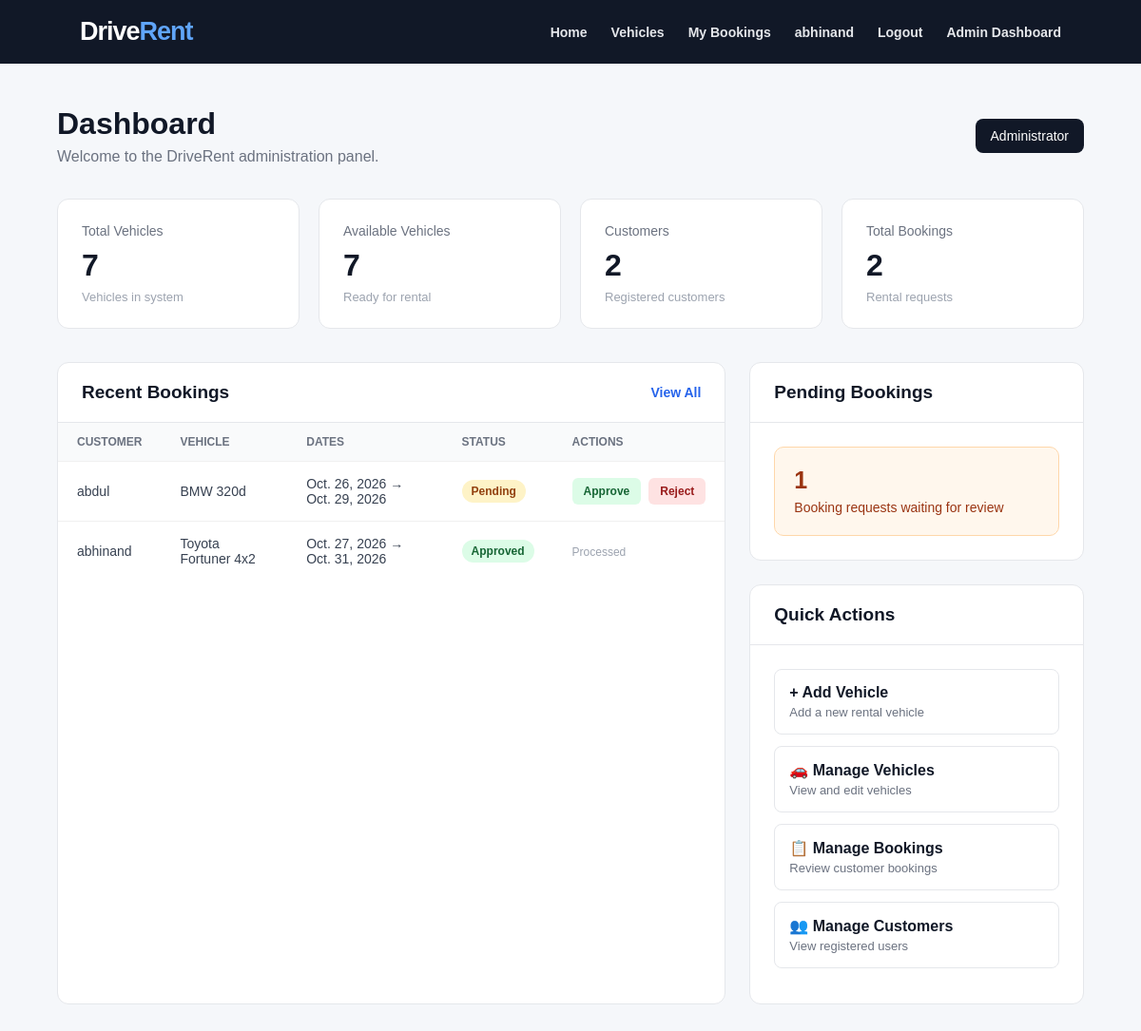
The page /dashboard/ (signed in) on the database its author committed.
### rentals/models.py (models this page shows, shortened)
class Booking(models.Model):
    STATUS_CHOICES = [
        ("Pending", "Pending"),
        ("Approved", "Approved"),
        ("Rejected", "Rejected"),
        ("Completed", "Completed"),
    ]
    customer = models.ForeignKey(
        "auth.User",
        on_delete=models.CASCADE
    )
    vehicle = models.ForeignKey(
        Vehicle,
        on_delete=models.CASCADE
    )
    customer_name = models.CharField(
        max_length=150,
        blank=True,
        default=""
    )
    customer_email = models.EmailField(
        blank=True,
        default=""
    )
    customer_phone = models.CharField(
        max_length=20,
        blank=True,
        default=""
    )
    customer_address = models.TextField(
        blank=True,
        default=""
    )
    start_date = models.DateField()
    end_date = models.DateField()
    number_of_days = models.PositiveIntegerField()
    total_amount = models.DecimalField(
        max_digits=10,
        decimal_places=2
    )
    status = models.CharField(
        max_length=20,
        choices=STATUS_CHOICES,
        default="Pending"
    )
    booking_date = models.DateTimeField(
        auto_now_add=True
    )

class Vehicle(models.Model):
    VEHICLE_TYPES = [
        ('Car', 'Car'),
        ('Bike', 'Bike'),
        ('SUV', 'SUV'),
        ('Van', 'Van'),
    ]
    name = models.CharField(max_length=100)
    vehicle_type = models.CharField(
        max_length=20,
        choices=VEHICLE_TYPES
    )
    brand = models.CharField(max_length=100)
    model = models.CharField(max_length=100)
    registration_number = models.CharField(
        max_length=20,
        unique=True
    )
    price_per_day = models.DecimalField(
        max_digits=10,
        decimal_places=2
    )
    description = models.TextField(blank=True)
    image = models.ImageField(
        upload_to='vehicles/',
        blank=True,
        null=True
    )
    available = models.BooleanField(default=True)

### rentals/views.py (the view)
@staff_member_required
def admin_dashboard(request):
    total_vehicles = Vehicle.objects.count()
    available_vehicles = Vehicle.objects.filter(
        available=True
    ).count()
    total_customers = User.objects.filter(
        is_staff=False
    ).count()
    total_bookings = Booking.objects.count()
    pending_bookings = Booking.objects.filter(
        status="Pending"
    ).count()
    recent_bookings = Booking.objects.select_related(
        "customer",
        "vehicle"
    ).order_by(
        "-booking_date"
    )[:5]
    context = {
        "total_vehicles": total_vehicles,
        "available_vehicles": available_vehicles,
        "total_customers": total_customers,
        "total_bookings": total_bookings,
        "pending_bookings": pending_bookings,
        "recent_bookings": recent_bookings,
    }
    return render(
        request,
        "rentals/admin_dashboard.html",
        context
    )

### rentals/templates/rentals/admin_dashboard.html (shortened to what this page needs)
{% extends "rentals/base.html" %}
{% block content %}
<section class="dashboard">
    <div class="dashboard-container">
        <div class="dashboard-header">
            <div>
                <h1>
                    Dashboard
                </h1>
                <p>
                    Welcome to the DriveRent administration panel.
                </p>
            </div>
            <div class="admin-badge">
                Administrator
            </div>
        </div>
        <div class="stats-grid">
            <div class="stat-card">
                <div class="stat-label">
                    Total Vehicles
                </div>
                <div class="stat-number">
                    {{ total_vehicles }}
                </div>
                <div class="stat-description">
                    Vehicles in system
                </div>
            </div>
            <div class="stat-card">
                <div class="stat-label">
                    Available Vehicles
                </div>
                <div class="stat-number">
                    {{ available_vehicles }}
                </div>
                <div class="stat-description">
                    Ready for rental
                </div>
            </div>
            <div class="stat-card">
                <div class="stat-label">
                    Customers
                </div>
                <div class="stat-number">
                    {{ total_customers }}
                </div>
                <div class="stat-description">
                    Registered customers
                </div>
            </div>
            <div class="stat-card">
                <div class="stat-label">
                    Total Bookings
                </div>
                <div class="stat-number">
                    {{ total_bookings }}
                </div>
                <div class="stat-description">
                    Rental requests
                </div>
            </div>
        </div>
        <div class="dashboard-grid">
            <div class="dashboard-card">
                <div class="card-header">
                    <h2>
                        Recent Bookings
                    </h2>
                    <a
                        href="/admin/rentals/booking/"
                    >
                        View All
                    </a>
                </div>
                {% if recent_bookings %}
                <table class="booking-table">
                    <thead>
                        <tr>
                            <th>
                                Customer
                            </th>
                            <th>
                                Vehicle
                            </th>
                            <th>
                                Dates
                            </th>
                            <th>
                                Status
                            </th>
                            <th>
                                Actions
                            </th>
                        </tr>
                    </thead>
                    <tbody>
                        {% for booking in recent_bookings %}
                        <tr>
                            <td>
                                {{ booking.customer.username }}
                            </td>
                            <td>
                                {{ booking.vehicle.brand }}
                                {{ booking.vehicle.model }}
                            </td>
                            <td>
                                {{ booking.start_date }}
                                →
                                {{ booking.end_date }}
                            </td>
                            <td>
    {% if booking.status == "Pending" %}
        <span class="status status-pending">
            Pending
        </span>
    {% elif booking.status == "Approved" %}
        <span class="status status-approved">
            Approved
        </span>
    {% elif booking.status == "Rejected" %}
        <span class="status status-rejected">
            Rejected
        </span>
    {% else %}
        <span class="status status-completed">
            Completed
        </span>
    {% endif %}
</td>
<td>
    {% if booking.status == "Pending" %}
        <div class="booking-actions">
            <form
                method="POST"
                action="{% url 'update_booking_status' booking.id 'Approved' %}"
            >
                <button
                    type="submit"
                    class="approve-button"
                >
                    Approve
                </button>
            </form>
            <form
                method="POST"
                action="{% url 'update_booking_status' booking.id 'Rejected' %}"
            >
                <button
                    type="submit"
                    class="reject-button"
                >
                    Reject
                </button>
            </form>
        </div>
    {% else %}
        <span class="action-completed">
            Processed
        </span>
    {% endif %}
</td>
                        </tr>
                        {% endfor %}
                    </tbody>
                </table>
                {% else %}
                    <div style="padding: 30px; color: #6b7280;">
                        No bookings yet.
                    </div>
                {% endif %}
            </div>
            <div>
                <div class="dashboard-card">
                    <div class="card-header">
                        <h2>
                            Pending Bookings
                        </h2>
                    </div>
                    <div class="pending-box">
                        <strong>
                            {{ pending_bookings }}
                        </strong>
                        <span>
                            Booking requests waiting for review
                        </span>
                    </div>
                </div>
                <div
                    class="dashboard-card"
                    style="margin-top: 25px;"
                >
                    <div class="card-header">
                        <h2>
                            Quick Actions
                        </h2>
                    </div>
                    <div class="quick-actions">
                        <a
                            href="/admin/rentals/vehicle/add/"
                            class="action"
                        >
                            + Add Vehicle
                            <span>
                                Add a new rental vehicle
                            </span>
                        </a>
                        <a
                            href="/admin/rentals/vehicle/"
                            class="action"
                        >
                            🚗 Manage Vehicles
                            <span>
                                View and edit vehicles
                            </span>
                        </a>
                        <a
                            href="/admin/rentals/booking/"
                            class="action"
                        >
                            📋 Manage Bookings
                            <span>
                                Review customer bookings
                            </span>
                        </a>
                        <a
                            href="/admin/auth/user/"
                            class="action"
                        >
                            👥 Manage Customers
                            <span>
                                View registered users
                            </span>
                        </a>
                    </div>
                </div>
            </div>
        </div>
    </div>
</section>
{% endblock %}

### rentals/templates/rentals/base.html (shortened to what this page needs)
<!DOCTYPE html>
<html lang="en">
<head>
</head>
<body>
<nav>
    <a href="/" class="logo">Drive<span>Rent</span></a>
    <div class="nav-links">
        <a href="/">Home</a>
        <a href="/vehicles/">Vehicles</a>
        {% if user.is_authenticated %}
            <a href="/my-bookings/">My Bookings</a>
            <a href="#">{{ user.username }}</a>
            <a href="/logout/">Logout</a>
        {% else %}
            <a href="/login/">Login</a>
            <a href="/register/">Register</a>
        {% endif %}
        {% if user.is_staff %}
            <a href="/dashboard/">Admin Dashboard</a>
        {% endif %}
    </div>
</nav>
    {% block content %}
    {% endblock %}
</body>
</html>

### rentals/templates/rentals/base.html (style rules this page uses)
* { margin: 0; padding: 0; box-sizing: border-box; }
body { font-family: Arial, sans-serif; background: #f5f7fa; color: #222; }
nav { background: #111827; padding: 18px 7%; display: flex; justify-content: space-between; align-items: center; gap: 25px; flex-wrap: wrap; box-shadow: 0 4px 15px rgba(0, 0, 0, 0.15); }
.logo { color: white; font-size: 27px; font-weight: 800; text-decoration: none; letter-spacing: -1px; }
.logo span { color: #60a5fa; }
.nav-links { display: flex; align-items: center; gap: 25px; flex-wrap: wrap; }
.nav-links a { color: #e5e7eb; text-decoration: none; font-size: 14px; font-weight: 600; transition: color 0.2s ease; }

### rentals/templates/rentals/admin_dashboard.html (style rules this page uses)
.dashboard { background: #f5f7fa; min-height: 85vh; padding: 45px 0 70px; }
.dashboard-container { width: 90%; max-width: 1250px; margin: auto; }
.dashboard-header { display: flex; justify-content: space-between; align-items: center; margin-bottom: 35px; }
.dashboard-header h1 { color: #111827; font-size: 32px; margin-bottom: 7px; }
.dashboard-header p { color: #6b7280; }
.admin-badge { background: #111827; color: white; padding: 10px 16px; border-radius: 8px; font-size: 14px; }
.stats-grid { display: grid; grid-template-columns: repeat(4, 1fr); gap: 20px; margin-bottom: 35px; }
.stat-card { background: white; border: 1px solid #e5e7eb; border-radius: 12px; padding: 25px; }
.stat-label { color: #6b7280; font-size: 14px; margin-bottom: 10px; }
.stat-number { color: #111827; font-size: 32px; font-weight: 700; }
.stat-description { color: #9ca3af; font-size: 13px; margin-top: 7px; }
.dashboard-grid { display: grid; grid-template-columns: 2fr 1fr; gap: 25px; }
.dashboard-card { background: white; border: 1px solid #e5e7eb; border-radius: 12px; overflow: hidden; }
.card-header { padding: 20px 25px; border-bottom: 1px solid #e5e7eb; display: flex; justify-content: space-between; align-items: center; }
.card-header h2 { color: #111827; font-size: 19px; }
.card-header a { color: #2563eb; text-decoration: none; font-size: 14px; font-weight: 600; }
.booking-table { width: 100%; border-collapse: collapse; }
.booking-table th { text-align: left; background: #f9fafb; color: #6b7280; font-size: 12px; text-transform: uppercase; padding: 13px 20px; }
.booking-table td { padding: 15px 20px; border-top: 1px solid #f0f0f0; color: #374151; font-size: 14px; }
.status { display: inline-block; padding: 5px 10px; border-radius: 20px; font-size: 12px; font-weight: 600; }
.status-pending { background: #fef3c7; color: #92400e; }
.status-approved { background: #dcfce7; color: #166534; }
.quick-actions { padding: 25px; }
.action { display: block; padding: 15px; border: 1px solid #e5e7eb; border-radius: 8px; margin-bottom: 12px; text-decoration: none; color: #111827; font-weight: 600; transition: 0.2s; }
.action span { display: block; color: #6b7280; font-size: 13px; font-weight: normal; margin-top: 4px; }
.pending-box { margin: 25px; padding: 20px; background: #fff7ed; border: 1px solid #fed7aa; border-radius: 10px; }
.pending-box strong { display: block; font-size: 25px; color: #9a3412; margin-bottom: 5px; }
.pending-box span { color: #9a3412; font-size: 14px; }
.booking-actions { display: flex; gap: 8px; }
.booking-actions form { margin: 0; }
.approve-button, .reject-button { border: none; padding: 7px 12px; border-radius: 6px; font-size: 12px; font-weight: 600; cursor: pointer; }
.approve-button { background: #dcfce7; color: #166534; }
.reject-button { background: #fee2e2; color: #991b1b; }
.action-completed { color: #9ca3af; font-size: 12px; }

### rows shown on the page
Booking: customer.username "abdul", vehicle.brand "BMW", vehicle.model "320d", start_date "Oct. 26, 2026", end_date "Oct. 29, 2026", status "Pending"
Booking: customer.username "abhinand", vehicle.brand "Toyota", vehicle.model "Fortuner 4x2", start_date "Oct. 27, 2026", end_date "Oct. 31, 2026", status "Approved"

### other values the page prints
{{ user.username }} "abhinand"
{{ total_vehicles }} "7"
{{ available_vehicles }} "7"
{{ total_customers }} "2"
{{ total_bookings }} "2"
{{ pending_bookings }} "1"
